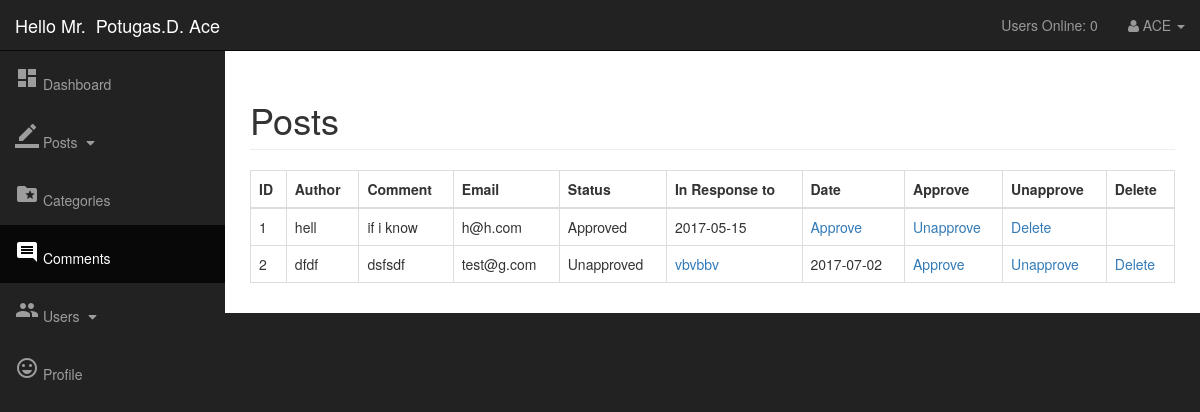
Screenshot of /admin/comments.php (signed in) with the database file from the repository.
### tables this page shows
CREATE TABLE `comments` (
  `comment_id` int(3) NOT NULL,
  `comment_post_id` int(3) NOT NULL,
  `comment_author` varchar(255) NOT NULL,
  `comment_email` varchar(255) NOT NULL,
  `comment_content` text NOT NULL,
  `comment_status` varchar(255) NOT NULL,
  `comment_date` date NOT NULL
);

CREATE TABLE `posts` (
  `post_id` int(3) NOT NULL,
  `post_category_id` int(3) NOT NULL,
  `post_title` varchar(255) NOT NULL,
  `post_author` varchar(255) NOT NULL,
  `post_date` date NOT NULL,
  `post_image` text NOT NULL,
  `post_content` text NOT NULL,
  `post_tags` varchar(255) NOT NULL,
  `post_comment_count` varchar(255) NOT NULL,
  `post_status` varchar(255) NOT NULL DEFAULT 'draft',
  `post_views_count` int(11) NOT NULL DEFAULT '0'
);

### admin/includes/view_all_comments.php (the view, shortened to what this page needs)
<table class="table table-responsive table-bordered">
    <thead>
    <th>ID</th>
    <th>Author</th>
    <th>Comment</th>
    <th>Email</th>
    <th>Status</th>
    <th>In Response to</th>
    <th>Date</th>
    <th>Approve</th>
    <th>Unapprove</th>
    <th>Delete</th>
    </thead>
    <tbody>
    <?php
    $query = "SELECT * FROM comments";
    $select_comments = mysqli_query($connection, $query);
    while ($row = mysqli_fetch_assoc($select_comments)) {
        $comment_id = $row['comment_id'];
        $comment_post_id = $row['comment_post_id'];
        $comment_author = $row['comment_author'];
        $comment_email = $row['comment_email'];
        $comment_content = $row['comment_content'];
        $comment_status = $row['comment_status'];
        $comment_date = $row['comment_date'];
        echo "<tr>";
        echo "<td>{$comment_id}</td>";
        echo "<td>{$comment_author}</td>";
        echo "<td>{$comment_content}</td>";
        echo "<td>{$comment_email}</td>";
        echo "<td>{$comment_status}</td>";
        $query = "SELECT * FROM posts WHERE post_id = $comment_post_id ";
        $select_post_id_query = mysqli_query($connection, $query);
        while ($row = mysqli_fetch_assoc($select_post_id_query)){
            $post_id = $row['post_id'];
            $post_title = $row['post_title'];
            echo "<td><a href='../post.php?p_id=$post_id'>{$post_title}</a></td>";
        }
        echo "<td>{$comment_date}</td>";
        echo "<td><a href='comments.php?approve={$comment_id}'>Approve</a> </td>";
        echo "<td><a href='comments.php?unapprove={$comment_id}'>Unapprove</a> </td>";
        echo "<td><a href='comments.php?delete={$comment_id}'>Delete</a> </td>";
        echo "</tr>";
    }
    ?>
    </tbody>
</table>

### admin/css/admin-styles.css (style rules this page uses)
body { margin-top: 100px; background-color: #222; }
@media (min-width:768px) { body { margin-top: 50px; } }

### rows the page displays
comments: comment_id "1", comment_author "hell", comment_content "if i know", comment_email "h@h.com", comment_status "Approved", comment_date "2017-05-15"
comments: comment_id "2", comment_author "dfdf", comment_content "dsfsdf", comment_email "test@g.com", comment_status "Unapproved", comment_date "2017-07-02"
posts: post_title "vbvbbv"

### other values shown
$_SESSION['firstname'] "Potugas.D."
$_SESSION['lastname'] "Ace"
users_online() "0"
$_SESSION['username'] "ACE"
